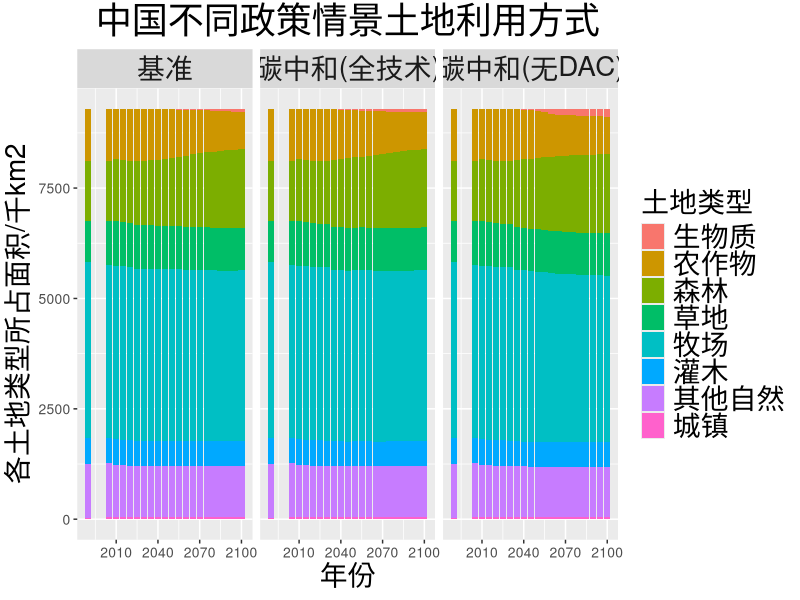
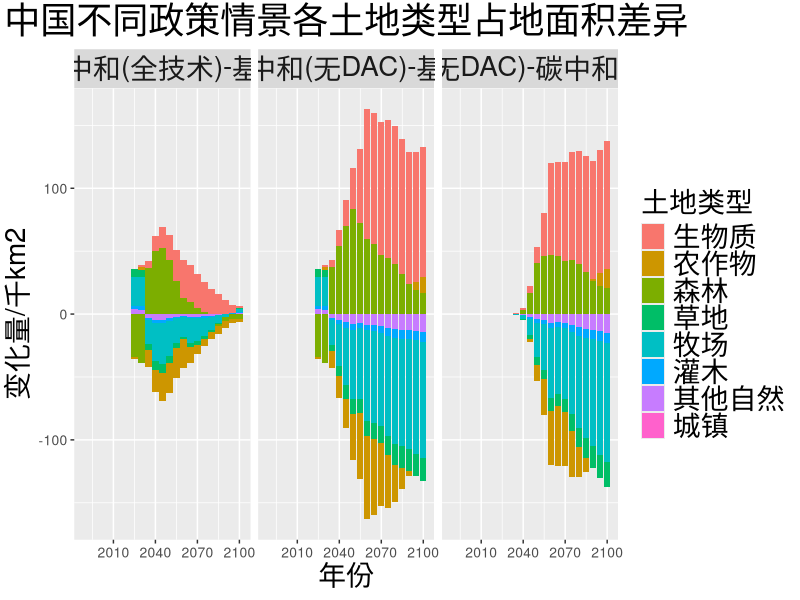
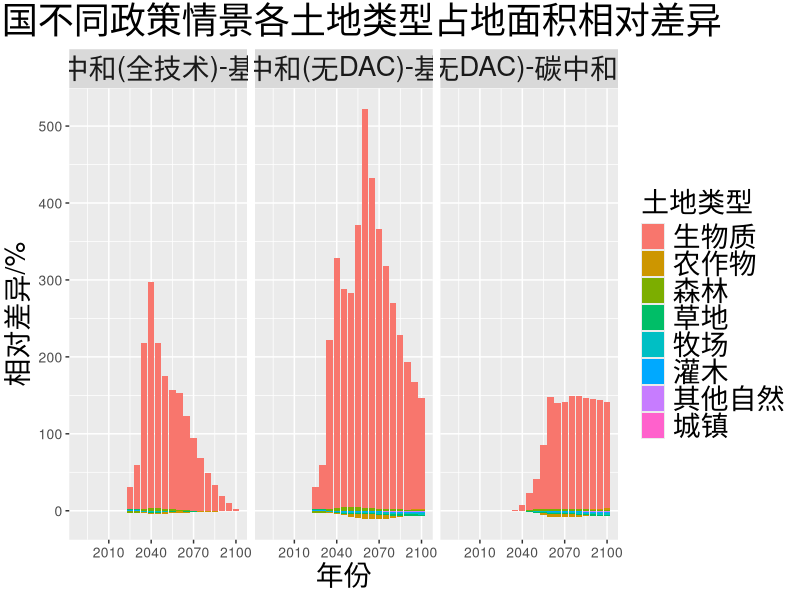
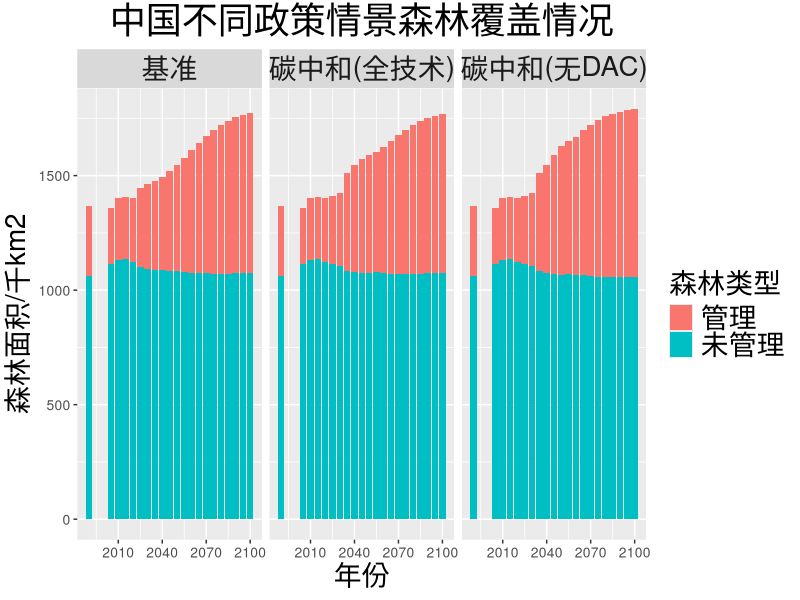
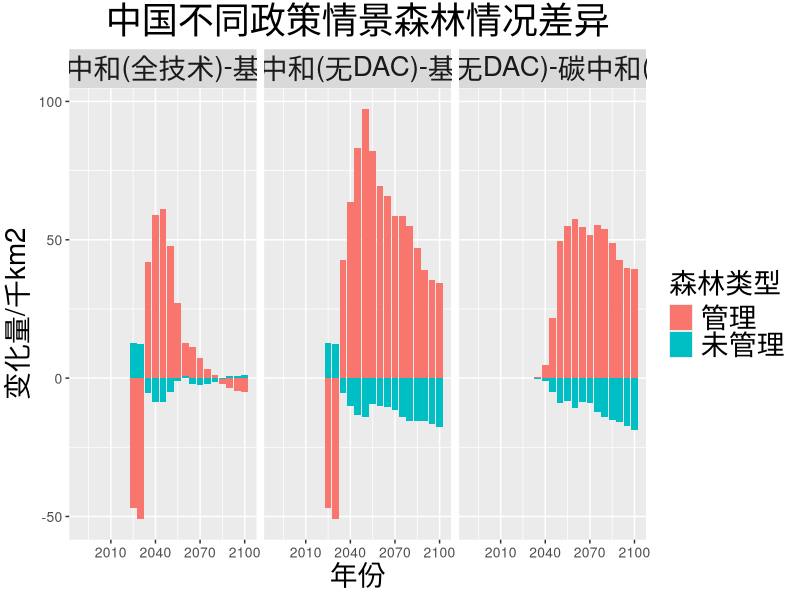
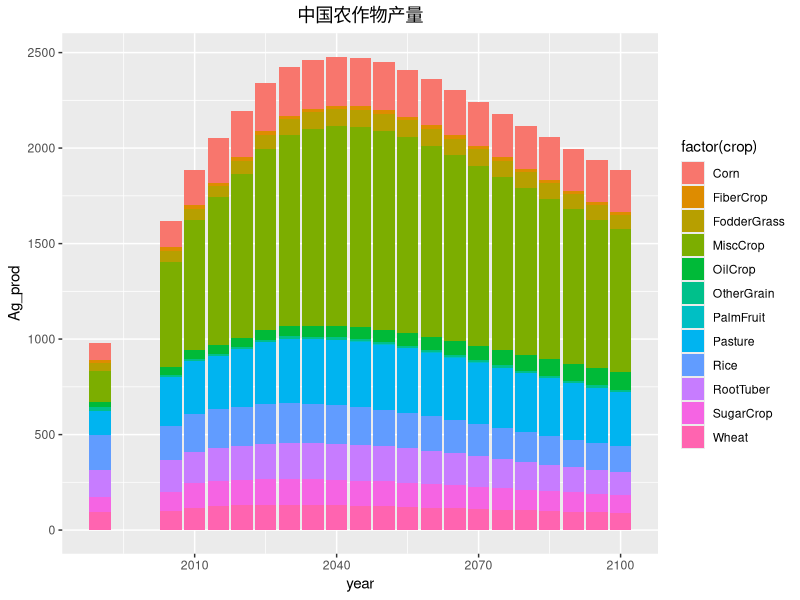
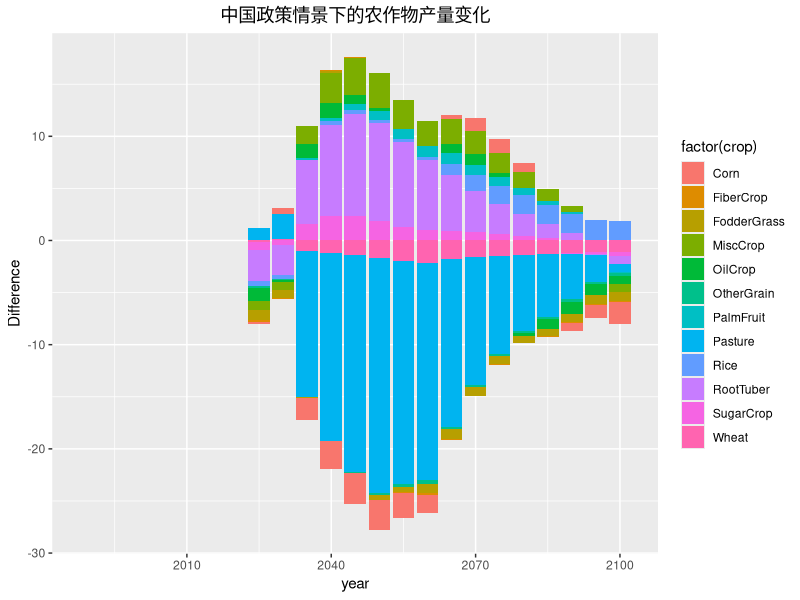
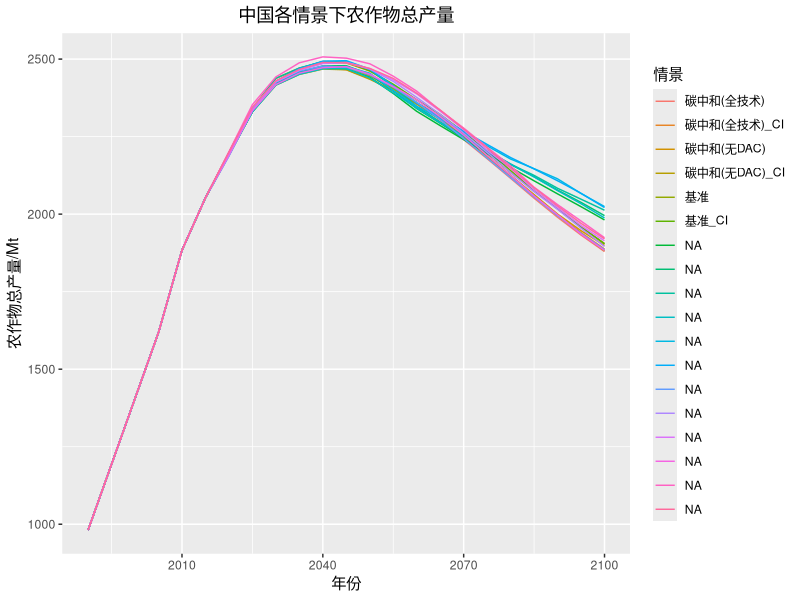

The R source for these figures, in order:
library(readxl)
library(dplyr)
library(tidyr)
library(ggplot2)

# 0 Common Preparation
setwd("D:\\dyf毕设\\毕设\\论文写作\\可视化——自己作图\\EWL\\new")
# future years
future_years <- list("2020","2025","2030","2035","2040","2045","2050",
          "2055","2060","2065","2070","2075","2080","2085","2090","2095","2100")
# scenarios
scenarios = list("Reference","Reference_CI_GFDL","Reference_CI_HadGEM","Reference_CI_IPSL",
                 "Reference_CI_MIROC","Reference_CI_NorESM","Policy","Policy_CI_GFDL",
                 "Policy_CI_HadGEM","Policy_CI_IPSL","Policy_CI_MIROC","Policy_CI_NorESM",
                 "Policy_NoDAC","Policy_NoDAC_CI_GFDL","Policy_NoDAC_CI_HadGEM",
                 "Policy_NoDAC_CI_IPSL","Policy_NoDAC_CI_MIROC","Policy_NoDAC_CI_NorESM")


# 1 Landuse
# 1.1 read in the summarized LU.csv
LU <- read.csv("./LU.csv",header = TRUE,check.names = FALSE)
# 1.2 plot the Reference LU_frac as stacking bar plot 
# prepare data components
scenarios_NCI <- list("Reference","Policy","Policy_NoDAC")
Labels_scen <- c("Reference"="基准","Policy"="碳中和(全技术)","Policy_NoDAC"="碳中和(无DAC)")
LU_scen <- LU%>%filter(scenario%in%scenarios_NCI)
LU_scen$scenario <- factor(LU_scen$scenario, levels = c("Reference","Policy","Policy_NoDAC"))
LU_scen$landuse <- factor(LU_scen$landuse, levels = c("biomass","crops","forest","grass","pasture",
                                                      "shrubs","naturalOther","urban"))
# China
ggplot(data = LU_scen%>%
         filter(region=="China"), 
       aes(x = year, y=LU_frac, fill = factor(landuse)))+
  geom_bar(stat="identity")+
  facet_wrap(~scenario,labeller = labeller(scenario=as_labeller(Labels_scen)))+
  ggtitle("中国不同政策情景土地利用方式")+
  scale_y_continuous("各土地类型所占面积/千km2")+
  scale_x_continuous("年份")+
  labs(fill="土地类型")+
  scale_fill_discrete(labels=c("生物质","农作物","森林","草地","牧场","灌木","其他自然","城镇"))+
  theme(plot.title = element_text(size=26,hjust=0.5))+
  theme(axis.title = element_text(size=20))+
  theme(axis.text = element_text(size=10))+
  theme(legend.title = element_text(size=20))+
  theme(legend.text = element_text(size=20))+
  theme(strip.text = element_text(size=20))

# 1.3 plot the other scenarios comparison as stacking bar plot
# 1.3.1 process data
LU_dif <- LU%>%filter((scenario=="Policy")|(scenario=="Reference"))%>%
  spread(key = "scenario",value = "LU_frac")%>%
  mutate(Name="Policy",Difference=Policy-Reference
         ,Rel_Dif=100*(Policy-Reference)/Reference)%>%
  select(region,Name,landuse,year,Difference,Rel_Dif)
LU_dif <- LU_dif%>%rbind(LU%>%filter((scenario=="Policy_NoDAC")|(scenario=="Reference"))%>%
                           spread(key = "scenario",value = "LU_frac")%>%
                           mutate(Name="Policy_NoDAC",Difference=Policy_NoDAC-Reference
                                  ,Rel_Dif=100*(Policy_NoDAC-Reference)/Reference)%>%
                           select(region,Name,landuse,year,Difference,Rel_Dif))
LU_dif <- LU_dif%>%rbind(LU%>%filter((scenario=="Policy_NoDAC")|(scenario=="Policy"))%>%
                           spread(key = "scenario",value = "LU_frac")%>%
                           mutate(Name="NoDAC",Difference=Policy_NoDAC-Policy
                                  ,Rel_Dif=100*(Policy_NoDAC-Policy)/Policy)%>%
                           select(region,Name,landuse,year,Difference,Rel_Dif))
LU_dif$Name <- factor(LU_dif$Name, levels = c("Policy","Policy_NoDAC","NoDAC"))
LU_dif$landuse <- factor(LU_dif$landuse, levels = c("biomass","crops","forest","grass","pasture",
                                                      "shrubs","naturalOther","urban"))
# save LU_dif file
write.csv(LU_dif, "D:\\dyf毕设\\毕设\\论文写作\\可视化——自己作图\\EWL\\new\\LU_dif_policy.csv", row.names = FALSE)
# prepare data components
Labels_Name <- c("Policy"="碳中和(全技术)-基准","Policy_NoDAC"="碳中和(无DAC)-基准",
                 "NoDAC"="碳中和(无DAC)-碳中和(全技术)")
# 1.3.2 plot China
# absolute difference
ggplot(data = LU_dif%>%
         filter(region=="China"), 
       aes(x = year, y=Difference, fill = factor(landuse)))+
  geom_bar(stat="identity")+
  facet_wrap(~Name,labeller = labeller(Name=as_labeller(Labels_Name)))+
  scale_y_continuous("变化量/千km2")+
  scale_x_continuous("年份")+
  labs(fill="土地类型")+
  scale_fill_discrete(labels=c("生物质","农作物","森林","草地","牧场","灌木","其他自然","城镇"))+
  ggtitle("中国不同政策情景各土地类型占地面积差异")+
  theme(plot.title = element_text(size=26,hjust=0.5))+
  theme(axis.title = element_text(size=20))+
  theme(axis.text = element_text(size=10))+
  theme(legend.title = element_text(size=20))+
  theme(legend.text = element_text(size=20))+
  theme(strip.text = element_text(size=20))
# relative difference
ggplot(data = LU_dif%>%
         filter(region=="China"), 
       aes(x = year, y=Rel_Dif, fill = factor(landuse)))+
  geom_bar(stat="identity")+
  facet_wrap(~Name,labeller = labeller(Name=as_labeller(Labels_Name)))+
  scale_y_continuous("相对差异/%")+
  scale_x_continuous("年份")+
  labs(fill="土地类型")+
  scale_fill_discrete(labels=c("生物质","农作物","森林","草地","牧场","灌木","其他自然","城镇"))+
  ggtitle("中国不同政策情景各土地类型占地面积相对差异")+
  theme(plot.title = element_text(size=26,hjust=0.5))+
  theme(axis.title = element_text(size=20))+
  theme(axis.text = element_text(size=10))+
  theme(legend.title = element_text(size=20))+
  theme(legend.text = element_text(size=20))+
  theme(strip.text = element_text(size=20))

# 1.4 certain landuse types, NETs direct effects
LU_detail <- read.csv("./LU_detail.csv",header = TRUE,check.names = FALSE)
# 1.4.1 forest
list_forest <- list("forest (managed)","forest (unmanaged)")
LU_forest <- LU_detail%>%filter(landuse%in%list_forest,scenario%in%scenarios_NCI)
# scenarios
LU_forest$scenario <- factor(LU_forest$scenario, levels = c("Reference","Policy","Policy_NoDAC"))
ggplot(data = LU_forest%>%
         filter(region=="China"), 
       aes(x = year, y=LU_frac, fill = factor(landuse)))+
  geom_bar(stat="identity")+
  facet_wrap(~scenario,labeller = labeller(scenario=as_labeller(Labels_scen)))+
  ggtitle("中国不同政策情景森林覆盖情况")+
  scale_y_continuous("森林面积/千km2")+
  scale_x_continuous("年份")+
  labs(fill="森林类型")+
  scale_fill_discrete(labels=c("管理","未管理"))+
  theme(plot.title = element_text(size=26,hjust=0.5))+
  theme(axis.title = element_text(size=20))+
  theme(axis.text = element_text(size=10))+
  theme(legend.title = element_text(size=20))+
  theme(legend.text = element_text(size=20))+
  theme(strip.text = element_text(size=20))
# difference processing
LU_forest_dif <- LU_forest%>%filter((scenario=="Policy")|(scenario=="Reference"))%>%
  spread(key = "scenario",value = "LU_frac")%>%
  mutate(Name="Policy",Difference=Policy-Reference
         ,Rel_Dif=100*(Policy-Reference)/Reference)%>%
  select(region,Name,landuse,year,Difference,Rel_Dif)
LU_forest_dif <- LU_forest_dif%>%rbind(LU_forest%>%filter((scenario=="Policy_NoDAC")|(scenario=="Reference"))%>%
                           spread(key = "scenario",value = "LU_frac")%>%
                           mutate(Name="Policy_NoDAC",Difference=Policy_NoDAC-Reference
                                  ,Rel_Dif=100*(Policy_NoDAC-Reference)/Reference)%>%
                           select(region,Name,landuse,year,Difference,Rel_Dif))
LU_forest_dif <- LU_forest_dif%>%rbind(LU_forest%>%filter((scenario=="Policy_NoDAC")|(scenario=="Policy"))%>%
                           spread(key = "scenario",value = "LU_frac")%>%
                           mutate(Name="NoDAC",Difference=Policy_NoDAC-Policy
                                  ,Rel_Dif=100*(Policy_NoDAC-Policy)/Policy)%>%
                           select(region,Name,landuse,year,Difference,Rel_Dif))
LU_forest_dif$Name <- factor(LU_forest_dif$Name, levels = c("Policy","Policy_NoDAC","NoDAC"))
write.csv(LU_forest_dif, "D:\\dyf毕设\\毕设\\论文写作\\可视化——自己作图\\EWL\\new\\LU_forest_dif_Policy.csv", row.names = FALSE)
# absolute differences
ggplot(data = LU_forest_dif%>%
         filter(region=="China"), 
       aes(x = year, y=Difference, fill = factor(landuse)))+
  geom_bar(stat="identity")+
  facet_wrap(~Name,labeller = labeller(Name=as_labeller(Labels_Name)))+
  scale_y_continuous("变化量/千km2")+
  scale_x_continuous("年份")+
  labs(fill="森林类型")+
  scale_fill_discrete(labels=c("管理","未管理"))+
  ggtitle("中国不同政策情景森林情况差异")+
  theme(plot.title = element_text(size=26,hjust=0.5))+
  theme(axis.title = element_text(size=20))+
  theme(axis.text = element_text(size=10))+
  theme(legend.title = element_text(size=20))+
  theme(legend.text = element_text(size=20))+
  theme(strip.text = element_text(size=20))





# 2 Agriculture
# 2.1 read in the summarized Ag.csv
Ag <- read.csv("./Ag.csv",header = TRUE,check.names = FALSE)

# 2.2 plot the Reference Ag_prod as stacking bar plot 
Ag_ref <- Ag%>%filter(scenario=="Reference")
# China
ggplot(data = Ag_ref%>%
         filter(region=="China"), 
       aes(x = year, y=Ag_prod, fill = factor(crop)))+
  geom_bar(stat="identity")+
  ggtitle("中国农作物产量")+
  theme(plot.title = element_text(hjust = 0.5))  # title adjusted to middle
# 2.3 plot the other scenarios compared to Reference as stacking bar plot
Ag_scen <- Ag%>%filter((scenario=="Policy")|(scenario=="Reference"))%>%
  spread(key = "scenario",value = "Ag_prod")%>%
  mutate(Difference=Policy-Reference)
# China
ggplot(data = Ag_scen%>%
         filter(region=="China"), 
       aes(x = year, y=Difference, fill = factor(crop)))+
  geom_bar(stat="identity")+
  ggtitle("中国政策情景下的农作物产量变化")+
  theme(plot.title = element_text(hjust = 0.5))  # title adjusted to middle
# 2.4 plot the scenarios of Ag Production as line chart
# 2.4.1 absolute value
# China
ggplot(data = Ag%>%filter(region=="China")%>%
         group_by(region,scenario,year)%>%
         summarize(tot_prod=sum(Ag_prod)),
       aes(x = year, y = tot_prod, group = factor(scenario), color = factor(scenario)))+
  geom_line()+
  scale_y_continuous("农作物总产量/Mt")+
  scale_x_continuous("年份")+
  labs(color="情景")+
  scale_color_discrete(labels=c("碳中和(全技术)","碳中和(全技术)_CI","碳中和(无DAC)","碳中和(无DAC)_CI","基准","基准_CI"))+
  ggtitle("中国各情景下农作物总产量")+
  theme(plot.title = element_text(hjust = 0.5))  # title adjusted to middle
# 2.4.2 relative difference from Reference
# China
Ag_dif <- Ag%>%filter(region=="China")%>%
  group_by(region,scenario,year)%>%
  summarize(tot_prod=sum(Ag_prod))%>%
  spread(key = "scenario", value = "tot_prod")%>%
  mutate(ref = Reference)
Ag_dif$ref<-sapply(Ag_dif$ref, as.numeric)
ggplot(data = Ag_dif%>%gather(key="scenario",value = "tot_prod",unlist(scenarios))%>%
         mutate(rel_dif_per = 100*(tot_prod-ref)/ref)%>%
         filter(scenario != "Reference"),
       aes(x = year, y = rel_dif_per, group = factor(scenario), color = factor(scenario)))+
  geom_line()+
  scale_y_continuous("差异/%")+
  scale_x_continuous("年份")+
  labs(color="情景")+
  scale_color_discrete(labels=c("碳中和(全技术)","碳中和(全技术)_CI","碳中和(无DAC)","碳中和(无DAC)_CI","基准_CI"))+
  ggtitle("中国各情景下农作物总产量与基准情景的差异")+
  theme(plot.title = element_text(hjust = 0.5))  # title adjusted to middle





# 3 Water Withdrawals
# 3.1 read in the summarized WW.csv
WW <- read.csv("./WW.csv",header = TRUE,check.names = FALSE)
# 3.2 plot the Reference Water_Withdrawal as stacking bar plot 
# prepare data components
scenarios_NCI <- list("Reference","Policy","Policy_NoDAC")
Labels_scen <- c("Reference"="基准","Policy"="碳中和(全技术)","Policy_NoDAC"="碳中和(无DAC)")
WW_scen <- WW%>%filter(scenario%in%scenarios_NCI)
WW_scen$scenario <- factor(WW_scen$scenario, levels = c("Reference","Policy","Policy_NoDAC"))
WW_scen$sector <- factor(WW_scen$sector, levels = c("agriculture","electricity","industry",
                                                    "livestock","municipal","primaryEnergy","ces"))
# China
ggplot(data = WW_scen%>%
         filter(region=="China"), 
       aes(x = year, y=Water_Withdrawal, fill = factor(sector)))+
  geom_bar(stat="identity")+
  facet_wrap(~scenario,labeller = labeller(scenario=as_labeller(Labels_scen)))+
  ggtitle("中国不同政策情景各部门取水量")+
  scale_y_continuous("取水量/km3")+
  scale_x_continuous("年份")+
  labs(fill="用水部门")+
  scale_fill_discrete(labels=c("农业","电力","工业","畜牧业","市政","一次能源开发","其他"))+
  theme(plot.title = element_text(size=26,hjust=0.5))+
  theme(axis.title = element_text(size=20))+
  theme(axis.text = element_text(size=10))+
  theme(legend.title = element_text(size=20))+
  theme(legend.text = element_text(size=20))+
  theme(strip.text = element_text(size=20))

# 3.3 plot the other scenarios comparison as stacking bar plot
# 3.3.1 process data
ces <- WW%>%filter(scenario=="Policy",sector=="ces")%>%
  mutate(scenario="Policy_NoDAC",Water_Withdrawal=0)
ces <- ces%>%rbind(ces%>%mutate(scenario="Reference"))
WW <- rbind(WW,ces)
WW_dif <- WW%>%filter((scenario=="Policy")|(scenario=="Reference"))%>%
  spread(key = "scenario",value = "Water_Withdrawal")%>%
  mutate(Name="Policy",Difference=Policy-Reference
         ,Rel_Dif=100*(Policy-Reference)/Reference)%>%
  select(region,Name,sector,year,Difference,Rel_Dif)
WW_dif <- WW_dif%>%rbind(WW%>%filter((scenario=="Policy_NoDAC")|(scenario=="Reference"))%>%
                               spread(key = "scenario",value = "Water_Withdrawal")%>%
                               mutate(Name="Policy_NoDAC",Difference=Policy_NoDAC-Reference
                                      ,Rel_Dif=100*(Policy_NoDAC-Reference)/Reference)%>%
                               select(region,Name,sector,year,Difference,Rel_Dif))
WW_dif <- WW_dif%>%rbind(WW%>%filter((scenario=="Policy_NoDAC")|(scenario=="Policy"))%>%
                               spread(key = "scenario",value = "Water_Withdrawal")%>%
                               mutate(Name="NoDAC",Difference=Policy_NoDAC-Policy
                                      ,Rel_Dif=100*(Policy_NoDAC-Policy)/Policy)%>%
                               select(region,Name,sector,year,Difference,Rel_Dif))
WW_dif$Name <- factor(WW_dif$Name, levels = c("Policy","Policy_NoDAC","NoDAC"))
WW_dif$sector <- factor(WW_dif$sector, levels = c("agriculture","electricity","industry",
                                                    "livestock","municipal","primaryEnergy","ces"))
# save WW_dif file
write.csv(WW_dif, "D:\\dyf毕设\\毕设\\论文写作\\可视化——自己作图\\EWL\\new\\WW_dif_policy.csv", row.names = FALSE)
# prepare data components
Labels_Name <- c("Policy"="碳中和(全技术)-基准","Policy_NoDAC"="碳中和(无DAC)-基准",
                 "NoDAC"="碳中和(无DAC)-碳中和(全技术)")
# 3.3.2 plot China
# absolute difference
ggplot(data = WW_dif%>%
         filter(region=="China"), 
       aes(x = year, y=Difference, fill = factor(sector)))+
  geom_bar(stat="identity")+
  facet_wrap(~Name,labeller = labeller(Name=as_labeller(Labels_Name)))+
  scale_y_continuous("变化量/km3")+
  scale_x_continuous("年份")+
  labs(fill="用水部门")+
  scale_fill_discrete(labels=c("农业","电力","工业","畜牧业","市政","一次能源开发","其他"))+
  ggtitle("中国不同政策情景各部门取水量差异")+
  theme(plot.title = element_text(size=26,hjust=0.5))+
  theme(axis.title = element_text(size=20))+
  theme(axis.text = element_text(size=10))+
  theme(legend.title = element_text(size=20))+
  theme(legend.text = element_text(size=20))+
  theme(strip.text = element_text(size=20))
# relative difference
ggplot(data = WW_dif%>%
         filter(region=="China",sector!="ces"), 
       aes(x = year, y=Rel_Dif, fill = factor(sector)))+
  geom_bar(stat="identity")+
  facet_wrap(~Name,labeller = labeller(Name=as_labeller(Labels_Name)))+
  scale_y_continuous("相对差异/%")+
  scale_x_continuous("年份")+
  labs(fill="用水部门")+
  scale_fill_discrete(labels=c("农业","电力","工业","畜牧业","市政","一次能源开发","其他"))+
  ggtitle("中国不同政策情景各部门取水量相对差异")+
  theme(plot.title = element_text(size=26,hjust=0.5))+
  theme(axis.title = element_text(size=20))+
  theme(axis.text = element_text(size=10))+
  theme(legend.title = element_text(size=20))+
  theme(legend.text = element_text(size=20))+
  theme(strip.text = element_text(size=20))





# 4 Primary Energy
# 4.1 read in the summarized PrEn.csv
PrEn <- read.csv("./PrEn.csv",header = TRUE,check.names = FALSE)
# 4.2 plot the Reference Primary_Energy as stacking bar plot 
# prepare data components
scenarios_NCI <- list("Reference","Policy","Policy_NoDAC")
Labels_scen <- c("Reference"="基准","Policy"="碳中和(全技术)","Policy_NoDAC"="碳中和(无DAC)")
PrEn_scen <- PrEn%>%filter(scenario%in%scenarios_NCI)
PrEn_scen$scenario <- factor(PrEn_scen$scenario, levels = c("Reference","Policy","Policy_NoDAC"))
# China
ggplot(data = PrEn_scen%>%
         filter(region=="China"), 
       aes(x = year, y=Primary_Energy, fill = factor(fuel)))+
  geom_bar(stat="identity")+
  facet_wrap(~scenario,labeller = labeller(scenario=as_labeller(Labels_scen)))+
  scale_y_continuous("一次能源消费量/EJ")+
  scale_x_continuous("年份")+
  labs(fill="能源种类")+
  scale_fill_discrete(labels=c("生物质","传统生物质","煤","地热","水","天然气","核能","石油","光","风"))+
  ggtitle("中国不同政策情景一次能源结构")+
  theme(plot.title = element_text(size=26,hjust=0.5))+
  theme(axis.title = element_text(size=20))+
  theme(axis.text = element_text(size=10))+
  theme(legend.title = element_text(size=20))+
  theme(legend.text = element_text(size=20))+
  theme(strip.text = element_text(size=20))

# 4.3 plot the other scenarios comparison as stacking bar plot
# 4.3.1 process data 
PrEn_dif <- PrEn%>%filter((scenario=="Policy")|(scenario=="Reference"))%>%
  spread(key = "scenario",value = "Primary_Energy")%>%
  mutate(Name="Policy",Difference=Policy-Reference
         ,Rel_Dif=100*(Policy-Reference)/Reference)%>%
  select(region,Name,fuel,year,Difference,Rel_Dif)
PrEn_dif <- PrEn_dif%>%rbind(PrEn%>%filter((scenario=="Policy_NoDAC")|(scenario=="Reference"))%>%
                               spread(key = "scenario",value = "Primary_Energy")%>%
                               mutate(Name="Policy_NoDAC",Difference=Policy_NoDAC-Reference
                                      ,Rel_Dif=100*(Policy_NoDAC-Reference)/Reference)%>%
                               select(region,Name,fuel,year,Difference,Rel_Dif))
PrEn_dif <- PrEn_dif%>%rbind(PrEn%>%filter((scenario=="Policy_NoDAC")|(scenario=="Policy"))%>%
                               spread(key = "scenario",value = "Primary_Energy")%>%
                               mutate(Name="NoDAC",Difference=Policy_NoDAC-Policy
                                      ,Rel_Dif=100*(Policy_NoDAC-Policy)/Policy)%>%
                               select(region,Name,fuel,year,Difference,Rel_Dif))
PrEn_dif$Name <- factor(PrEn_dif$Name, levels = c("Policy","Policy_NoDAC","NoDAC"))
# save PrEn_dif file
write.csv(PrEn_dif, "D:\\dyf毕设\\毕设\\论文写作\\可视化——自己作图\\EWL\\new\\PrEn_dif_policy.csv", row.names = FALSE)
# prepare data components
Labels_Name <- c("Policy"="碳中和(全技术)-基准","Policy_NoDAC"="碳中和(无DAC)-基准",
                 "NoDAC"="碳中和(无DAC)-碳中和(全技术)")
# 4.3.2 plot China
ggplot(data = PrEn_dif%>%
         filter(region=="China"), 
       aes(x = year, y=Difference, fill = factor(fuel)))+
  geom_bar(stat="identity")+
  facet_wrap(~Name,labeller = labeller(Name=as_labeller(Labels_Name)))+
  scale_y_continuous("变化量/EJ")+
  scale_x_continuous("年份")+
  labs(fill="能源种类")+
  scale_fill_discrete(labels=c("生物质","传统生物质","煤","地热","水","天然气","核能","石油","光","风"))+
  ggtitle("中国不同政策情景一次能源结构差异")+
  theme(plot.title = element_text(size=26,hjust=0.5))+
  theme(axis.title = element_text(size=20))+
  theme(axis.text = element_text(size=10))+
  theme(legend.title = element_text(size=20))+
  theme(legend.text = element_text(size=20))+
  theme(strip.text = element_text(size=20))
# single out biomass
ggplot(data = PrEn_dif%>%
         filter(region=="China",fuel=="biomass"), 
       aes(x = year, y=Difference, fill = factor(fuel)))+
  geom_bar(stat="identity")+
  facet_wrap(~Name,labeller = labeller(Name=as_labeller(Labels_Name)))+
  scale_y_continuous("变化量/EJ")+
  scale_x_continuous("年份")+
  labs(fill="能源种类")+
  scale_fill_discrete(labels=c("生物质"))+
  ggtitle("中国不同政策情景一次能源结构差异")+
  theme(plot.title = element_text(size=26,hjust=0.5))+
  theme(axis.title = element_text(size=20))+
  theme(axis.text = element_text(size=10))+
  theme(legend.title = element_text(size=20))+
  theme(legend.text = element_text(size=20))+
  theme(strip.text = element_text(size=20))


# 4.5 PrEn percentage
PrEn_per<-PrEn%>%
  group_by(region,scenario,year)%>%
  mutate(Percentage = 100*Primary_Energy/sum(Primary_Energy))%>%
  ungroup()
# 4.5.1 Plot non-fossil percentage as line chart for each scenario 
# China
non_fossil <- list("biomass","nuclear","hydro","wind","solar","geothermal")
ggplot(data = PrEn_per%>%filter(region=="China")%>%
         group_by(region,scenario,year)%>%
         filter(fuel %in% non_fossil)%>%
         summarise(nonFossil_per = sum(Percentage)),
       aes(x = year, y = nonFossil_per, group = factor(scenario), color = factor(scenario)))+
  geom_line()+
  scale_y_continuous("非化石能源消费比例/%")+
  scale_x_continuous("年份")+
  labs(color="情景")+
  scale_color_discrete(labels=c("碳中和(全技术)","碳中和(全技术)_CI","碳中和(无DAC)","碳中和(无DAC)_CI","基准","基准_CI"))+
  ggtitle("中国各情景下非化石能源消费比例")+
  theme(plot.title = element_text(hjust = 0.5))  # title adjusted to middle



# 5 Electricity Generation
# 5.1 read in the summarized ElecGen.csv
Elec <- read.csv("./ElecGen.csv",header = TRUE,check.names = FALSE)
# 5.2 plot the Reference Elec_Generation as stacking bar plot 
# prepare data components
scenarios_NCI <- list("Reference","Policy","Policy_NoDAC")
Labels_scen <- c("Reference"="基准","Policy"="碳中和(全技术)","Policy_NoDAC"="碳中和(无DAC)")
Elec_scen <- Elec%>%filter(scenario%in%scenarios_NCI)
Elec_scen$scenario <- factor(Elec_scen$scenario, levels = c("Reference","Policy","Policy_NoDAC"))
Elec_scen$fuel <- factor(Elec_scen$fuel, levels = c("biomass","coal","gas",
                                                    "geothermal","hydro","nuclear",
                                                    "oil","solar","wind"))
# China
ggplot(data = Elec_scen%>%
         filter(region=="China"), 
       aes(x = year, y=Elec_Generation, fill = factor(fuel)))+
  geom_bar(stat="identity")+
  facet_wrap(~scenario,labeller = labeller(scenario=as_labeller(Labels_scen)))+
  scale_y_continuous("一次能源消费量/EJ")+
  scale_x_continuous("年份")+
  labs(fill="能源种类")+
  scale_fill_discrete(labels=c("生物质","煤","天然气","地热","水","核能","石油","光","风"))+
  ggtitle("中国不同政策情景电力结构")+
  theme(plot.title = element_text(size=26,hjust=0.5))+
  theme(axis.title = element_text(size=20))+
  theme(axis.text = element_text(size=10))+
  theme(legend.title = element_text(size=20))+
  theme(legend.text = element_text(size=20))+
  theme(strip.text = element_text(size=20))

# 5.3 plot the other scenarios comparison as stacking bar plot
# 5.3.1 process data 
Elec_dif <- Elec%>%filter((scenario=="Policy")|(scenario=="Reference"))%>%
  spread(key = "scenario",value = "Elec_Generation")%>%
  mutate(Name="Policy",Difference=Policy-Reference
         ,Rel_Dif=100*(Policy-Reference)/Reference)%>%
  select(region,Name,fuel,year,Difference,Rel_Dif)
Elec_dif <- Elec_dif%>%rbind(Elec%>%filter((scenario=="Policy_NoDAC")|(scenario=="Reference"))%>%
                               spread(key = "scenario",value = "Elec_Generation")%>%
                               mutate(Name="Policy_NoDAC",Difference=Policy_NoDAC-Reference
                                      ,Rel_Dif=100*(Policy_NoDAC-Reference)/Reference)%>%
                               select(region,Name,fuel,year,Difference,Rel_Dif))
Elec_dif <- Elec_dif%>%rbind(Elec%>%filter((scenario=="Policy_NoDAC")|(scenario=="Policy"))%>%
                               spread(key = "scenario",value = "Elec_Generation")%>%
                               mutate(Name="NoDAC",Difference=Policy_NoDAC-Policy
                                      ,Rel_Dif=100*(Policy_NoDAC-Policy)/Policy)%>%
                               select(region,Name,fuel,year,Difference,Rel_Dif))
Elec_dif$Name <- factor(Elec_dif$Name, levels = c("Policy","Policy_NoDAC","NoDAC"))
Elec_dif$fuel <- factor(Elec_dif$fuel, levels = c("biomass","coal","gas",
                                                    "geothermal","hydro","nuclear",
                                                    "oil","solar","wind"))
# save Elec_dif file
write.csv(Elec_dif, "D:\\dyf毕设\\毕设\\论文写作\\可视化——自己作图\\EWL\\new\\Elec_dif_policy.csv", row.names = FALSE)
# prepare data components
Labels_Name <- c("Policy"="碳中和(全技术)-基准","Policy_NoDAC"="碳中和(无DAC)-基准",
                 "NoDAC"="碳中和(无DAC)-碳中和(全技术)")
# 5.3.2 plot China
ggplot(data = Elec_dif%>%
         filter(region=="China"), 
       aes(x = year, y=Difference, fill = factor(fuel)))+
  geom_bar(stat="identity")+
  facet_wrap(~Name,labeller = labeller(Name=as_labeller(Labels_Name)))+
  scale_y_continuous("变化量/EJ")+
  scale_x_continuous("年份")+
  labs(fill="能源种类")+
  scale_fill_discrete(labels=c("生物质","煤","天然气","地热","水","核能","石油","光","风"))+
  ggtitle("中国不同政策情景电力结构差异")+
  theme(plot.title = element_text(size=26,hjust=0.5))+
  theme(axis.title = element_text(size=20))+
  theme(axis.text = element_text(size=10))+
  theme(legend.title = element_text(size=20))+
  theme(legend.text = element_text(size=20))+
  theme(strip.text = element_text(size=20))
